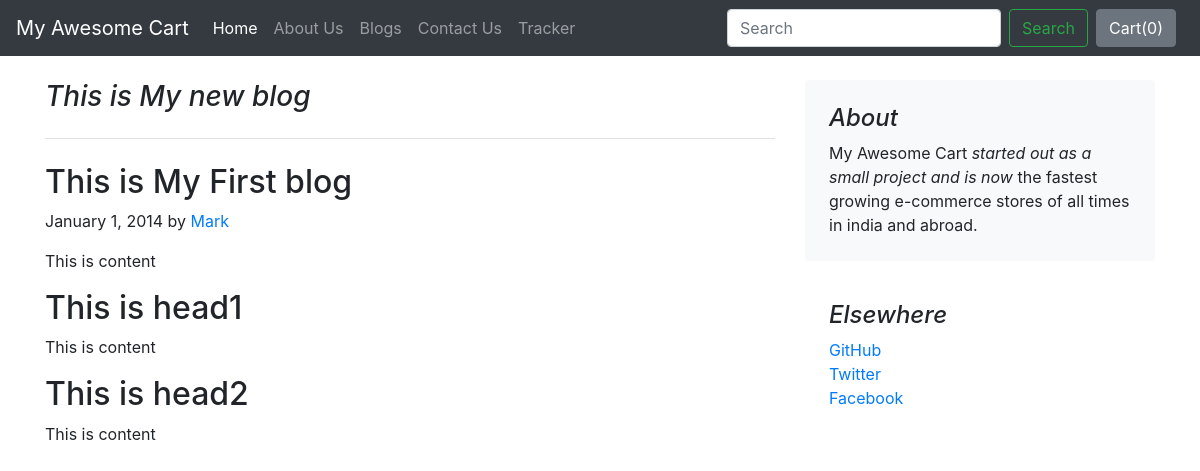
The page /blog/blogpost/1 on the database its author committed.
### blog/models.py (models this page shows)
class Blogpost(models.Model):
    post_id = models.AutoField(primary_key = True)
    title = models.CharField(max_length=500)
    head0 = models.CharField(max_length=500, default="")
    chead0 = models.CharField(max_length=2000, default="" )
    head1 = models.CharField(max_length=500, default="")
    chead1 = models.CharField(max_length=5000, default="")
    head2 = models.CharField(max_length=500, default="")
    chead2 = models.CharField(max_length=5000, default="")
    pub_date = models.DateField()
    thumbnail = models.ImageField(upload_to='shop/images')
    def __str__(self):
        return self.title

### blog/views.py (the view)
# urls.py: path("blogpost/<int:id>", views.blogpost, name="blogpost")
def blogpost(request, id):
    post = Blogpost.objects.filter(post_id = id)[0]
    print(post)
    return render(request, 'blog/blogpost.html', {'post':post})

### blog/templates/blog/blogpost.html (shortened to what this page needs)
{% extends 'blog/basic.html' %}
{% block body %}
<div class="container">
    <div class="row mt-4">
        <div class="col-md-8 blog-main">
            <h3 class="pb-4 mb-4 font-italic border-bottom">
                {{post.title}}
            </h3>
            <div class="blog-post">
                <h2 class="blog-post-title">{{post.head0}}</h2>
                <p class="blog-post-meta">January 1, 2014 by <a href="#">Mark</a></p>
                <p>{{post.chead0}}</p>
                <h2 class="blog-post-title">{{post.head1}}</h2>
                <p>{{post.chead1}}</p>
                <h2 class="blog-post-title">{{post.head2}}</h2>
                <p>{{post.chead2}}</p>
            </div>
        </div>
        <aside class="col-md-4 blog-sidebar">
            <div class="p-4 mb-3 bg-light rounded">
                <h4 class="font-italic">About</h4>
                <p class="mb-0">My Awesome Cart <em>started out as a small project and is now</em> the fastest growing e-commerce stores of all times in india and abroad.</p>
            </div>
            <div class="p-4">
                <h4 class="font-italic">Elsewhere</h4>
                <ol class="list-unstyled">
                    <li><a href="#">GitHub</a></li>
                    <li><a href="#">Twitter</a></li>
                    <li><a href="#">Facebook</a></li>
                </ol>
            </div>
        </aside>
    </div>
</div>
{% endblock %}

### rows shown on the page
Blogpost: title "This is My new blog", head0 "This is My First blog", chead0 "This is content", head1 "This is head1", chead1 "This is content", head2 "This is head2", chead2 "This is content"
